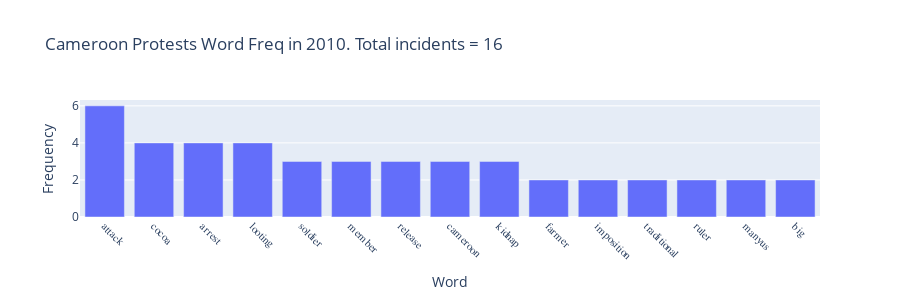
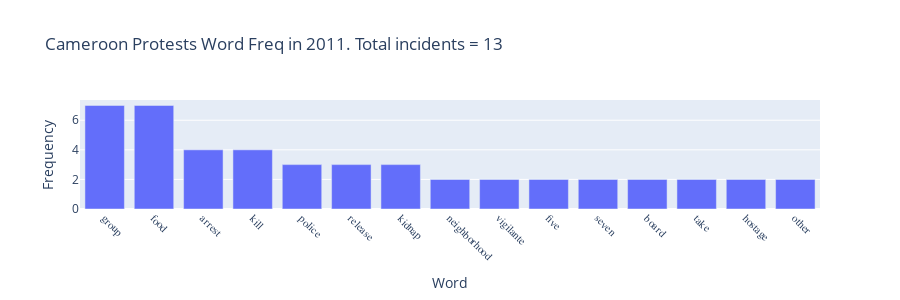
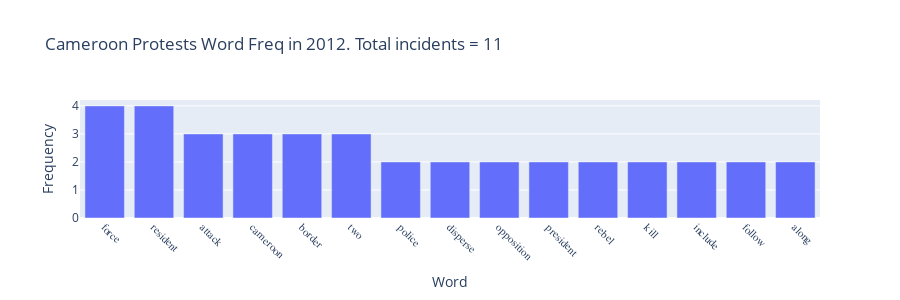
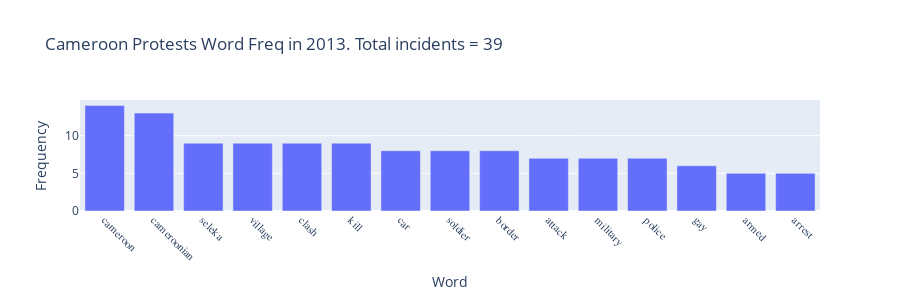

Notebook source saved alongside these figures, in order:
### Markdown cell above
## Word Frequency by Year

Notice that "boko" and "haram" are the most common terms during 2014-2017 but by 2018 those are replaced by terms like "seperatist" and "ambazonian".

Also notice that the amount of conflict incidents in Cameroon jump significantly after 2017.

### Code cell
df = pd.read_csv(PATH+r'\ACLED_Jan012010_Jul202021_selected.csv',encoding='latin-1')
## filter Cameroon 
is_cam = df['country'] == 'Cameroon'

df_cam = df[is_cam]

#capture incident count by year
incident_count = []

year_list = [2010,2011,2012,2013,2014,2015,2016,2017,2018,2019,2020,2021]

for year in year_list:
    is_year = df_cam['year'] == year
    df_year = df_cam[is_year]
    tot_incidents = len(df_year)
    incident_count.append(tot_incidents)
    df_year = df_year.to_numpy()
    corpus = []
    for row in df_year:
        text = row[9]
        if type(text) == str:  #filter out 'float' type instances as will affect nlp process
            corpus.append(text)
    histogram = Counter()
    for text in corpus:
        parsed_text = nlp(text)
        for token in parsed_text:
                lemma = token.lemma_
                lemma = lemma.lower()
                if re.match('[a-zA-Z]+$', lemma):
                    histogram[lemma] += 1

    from operator import itemgetter
    sorted_lemma_count_pairs = sorted(histogram.items(),
                                      reverse=True,
                                      key=itemgetter(1))

    filtered_sorted_lemma_count_pairs = [(lemma, count)
                                         for lemma, count in sorted_lemma_count_pairs
                                         if lemma not in stop_words]

#     for lemma, count in filtered_sorted_lemma_count_pairs[:50]:
#         print(lemma, ":", count)
    
    lemmas = []
    counts = []

    for lemma, count in filtered_sorted_lemma_count_pairs[:15]:
        lemmas.append(lemma)
        counts.append(count)
        
    fig = px.bar(x=lemmas, y=counts,
                 labels=dict(x="Word", y="Frequency"),title = "Cameroon Protests Word Freq in %d. Total incidents = %d" % (year, tot_incidents),
                 width=900, height=300)
    fig.update_xaxes(tickfont=dict(family='Rockwell', size=11),tickangle=45)
    fig.show()

### Figure 1 — Plotly figure (JSON) as saved in the notebook; plotly's stock layout.template omitted (floating-point values rounded to 4 significant figures)
{"data": [{"alignmentgroup": "True", "hovertemplate": "Word=%{x}<br>Frequency=%{y}<extra></extra>", "legendgroup": "", "marker": {"color": "#636efa"}, "name": "", "offsetgroup": "", "orientation": "v", "showlegend": false, "textposition": "auto", "type": "bar", "x": ["attack", "cocoa", "arrest", "looting", "soldier", "member", "release", "cameroon", "kidnap", "farmer", "imposition", "traditional", "ruler", "manyus", "big"], "xaxis": "x", "y": [6, 4, 4, 4, 3, 3, 3, 3, 3, 2, 2, 2, 2, 2, 2], "yaxis": "y"}], "layout": {"barmode": "relative", "height": 300, "legend": {"tracegroupgap": 0}, "title": {"text": "Cameroon Protests Word Freq in 2010. Total incidents = 16"}, "width": 900, "xaxis": {"anchor": "y", "domain": [0, 1], "tickangle": 45, "tickfont": {"family": "Rockwell", "size": 11}, "title": {"text": "Word"}}, "yaxis": {"anchor": "x", "domain": [0, 1], "title": {"text": "Frequency"}}}}

### Figure 2 — Plotly figure (JSON) as saved in the notebook; plotly's stock layout.template omitted (floating-point values rounded to 4 significant figures)
{"data": [{"alignmentgroup": "True", "hovertemplate": "Word=%{x}<br>Frequency=%{y}<extra></extra>", "legendgroup": "", "marker": {"color": "#636efa"}, "name": "", "offsetgroup": "", "orientation": "v", "showlegend": false, "textposition": "auto", "type": "bar", "x": ["group", "food", "arrest", "kill", "police", "release", "kidnap", "neighborhood", "vigilante", "five", "seven", "board", "take", "hostage", "other"], "xaxis": "x", "y": [7, 7, 4, 4, 3, 3, 3, 2, 2, 2, 2, 2, 2, 2, 2], "yaxis": "y"}], "layout": {"barmode": "relative", "height": 300, "legend": {"tracegroupgap": 0}, "title": {"text": "Cameroon Protests Word Freq in 2011. Total incidents = 13"}, "width": 900, "xaxis": {"anchor": "y", "domain": [0, 1], "tickangle": 45, "tickfont": {"family": "Rockwell", "size": 11}, "title": {"text": "Word"}}, "yaxis": {"anchor": "x", "domain": [0, 1], "title": {"text": "Frequency"}}}}

### Figure 3 — Plotly figure (JSON) as saved in the notebook; plotly's stock layout.template omitted (floating-point values rounded to 4 significant figures)
{"data": [{"alignmentgroup": "True", "hovertemplate": "Word=%{x}<br>Frequency=%{y}<extra></extra>", "legendgroup": "", "marker": {"color": "#636efa"}, "name": "", "offsetgroup": "", "orientation": "v", "showlegend": false, "textposition": "auto", "type": "bar", "x": ["force", "resident", "attack", "cameroon", "border", "two", "police", "disperse", "opposition", "president", "rebel", "kill", "include", "follow", "along"], "xaxis": "x", "y": [4, 4, 3, 3, 3, 3, 2, 2, 2, 2, 2, 2, 2, 2, 2], "yaxis": "y"}], "layout": {"barmode": "relative", "height": 300, "legend": {"tracegroupgap": 0}, "title": {"text": "Cameroon Protests Word Freq in 2012. Total incidents = 11"}, "width": 900, "xaxis": {"anchor": "y", "domain": [0, 1], "tickangle": 45, "tickfont": {"family": "Rockwell", "size": 11}, "title": {"text": "Word"}}, "yaxis": {"anchor": "x", "domain": [0, 1], "title": {"text": "Frequency"}}}}

### Figure 4 — Plotly figure (JSON) as saved in the notebook; plotly's stock layout.template omitted (floating-point values rounded to 4 significant figures)
{"data": [{"alignmentgroup": "True", "hovertemplate": "Word=%{x}<br>Frequency=%{y}<extra></extra>", "legendgroup": "", "marker": {"color": "#636efa"}, "name": "", "offsetgroup": "", "orientation": "v", "showlegend": false, "textposition": "auto", "type": "bar", "x": ["cameroon", "cameroonian", "seleka", "village", "clash", "kill", "car", "soldier", "border", "attack", "military", "police", "gay", "armed", "arrest"], "xaxis": "x", "y": [14, 13, 9, 9, 9, 9, 8, 8, 8, 7, 7, 7, 6, 5, 5], "yaxis": "y"}], "layout": {"barmode": "relative", "height": 300, "legend": {"tracegroupgap": 0}, "title": {"text": "Cameroon Protests Word Freq in 2013. Total incidents = 39"}, "width": 900, "xaxis": {"anchor": "y", "domain": [0, 1], "tickangle": 45, "tickfont": {"family": "Rockwell", "size": 11}, "title": {"text": "Word"}}, "yaxis": {"anchor": "x", "domain": [0, 1], "title": {"text": "Frequency"}}}}
